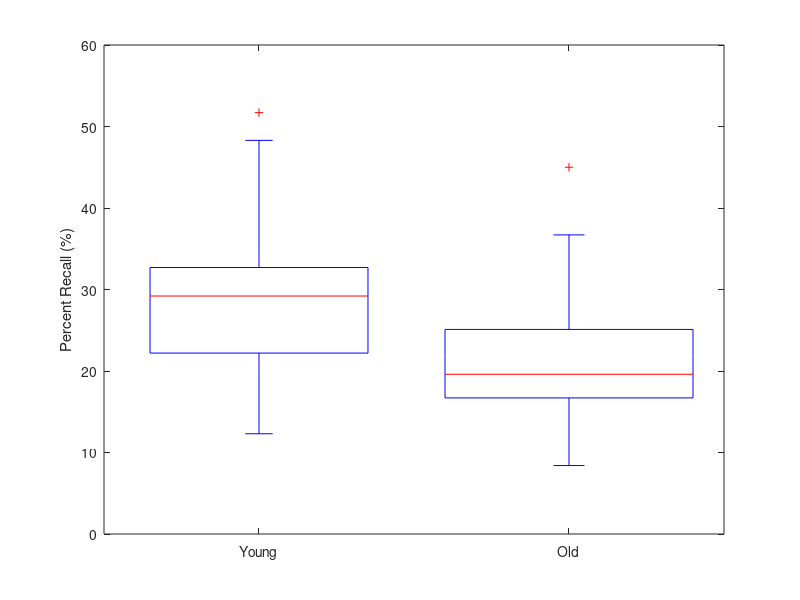
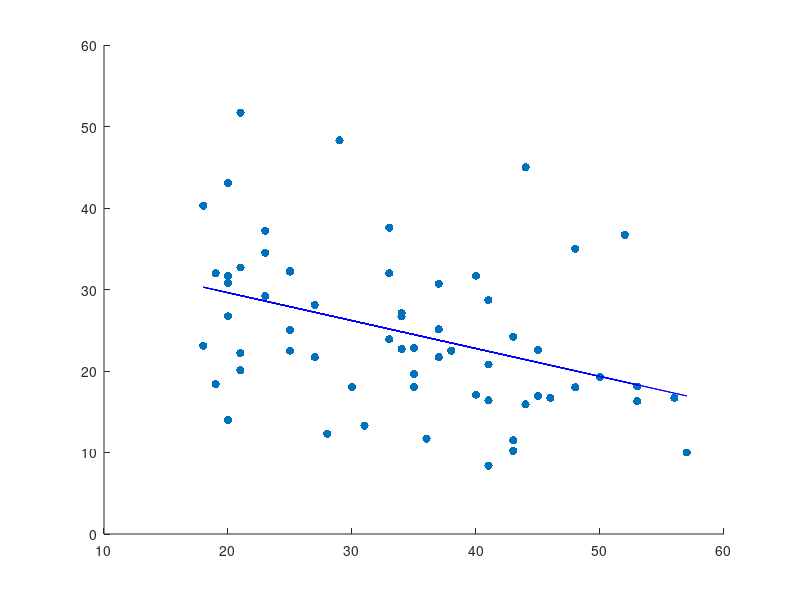

Reproduce these figures in MATLAB, in order. (Note: this script raises an error after producing the figures.)
%{
Kahana data set for free recall task
Subset of 68 subjects, published in Burke et al. 2013
%}

clear
close all

% input data
kahana = struct;
kahana.ages = [15,8,17,20,14,19,16,13,33,25,31,41,34,45,46,20,53,50,28,37,18,23,21,35,37,41,21,43,19,21,35,25,41,25,40,34,44,43,21,56,57,20,41,34,52,44,33,23,48,33,45,23,53,29,35,48,20,20,38,30,43,36,25,18,27,40,27,37];
kahana.percentRecall = [28.7,26.5,10.7,31.7,20.9,18.4,31.7,33.3,23.9,25.0,13.3,16.4,27.1,16.9,16.7,14.0,16.3,19.3,12.3,21.7,40.3,34.5,32.7,18.0,30.7,8.4,22.2,10.2,32.0,51.7,19.6,32.3,28.7,32.2,17.1,22.7,15.9,24.2,20.1,16.7,10.0,26.7,20.8,26.7,36.7,45.0,32.0,29.2,35.0,37.6,22.6,37.2,18.1,48.3,22.8,18.0,43.1,30.8,22.5,18.0,11.5,11.7,22.5,23.1,21.7,31.7,28.1,25.1];

% include only subjects 18 and over
adults = kahana.ages >= 18;
kahana.ages = kahana.ages(adults);
kahana.percentRecall = kahana.percentRecall(adults);

% median split by age
young = kahana.ages < median(kahana.ages);
old = ~young;

yAge = kahana.ages(young);
oAge = kahana.ages(old);
age = [yAge, oAge];

yNum = sum(young);
oNum = sum(old);
ageLabel = [zeros(1, yNum), ones(1, oNum)];

yRecall = kahana.percentRecall(young);
oRecall = kahana.percentRecall(old);
recall = [yRecall, oRecall];

[~, pTtest] = ttest2(yRecall, oRecall, 'vartype', 'unequal');
% d = cohens_d(yRecall, oRecall, false);

figure
boxplot(recall, ageLabel, 'labels', {'Young', 'Old'})
ylabel('Percent Recall (%)')

% correlate age with percent recall
coeffs = polyfit(kahana.ages, kahana.percentRecall, 1);
recallPredicted = coeffs(2) + (coeffs(1) * kahana.ages);
figure
hold on
scatter(kahana.ages, kahana.percentRecall, [], 'blue', 'filled')
plot(kahana.ages, recallPredicted, 'b')
[rho, pCorr] = corr(kahana.ages.', kahana.percentRecall.');

xlim([0, 60])
ylim([0, 55])
xlabel('Age (Years)')
ylabel('Percent Recall (%)')